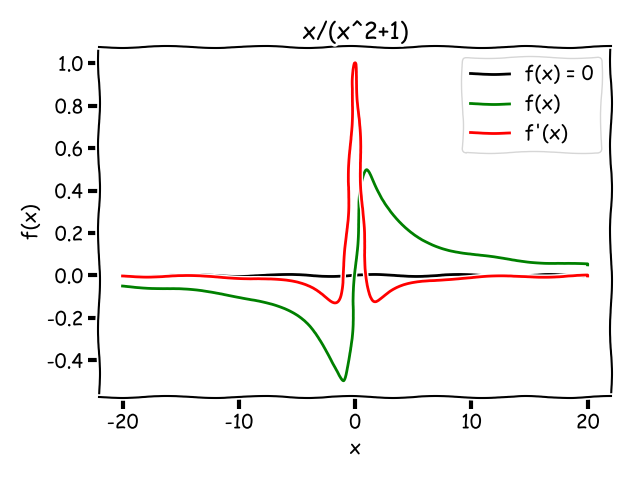

Generate this figure with Python:
import matplotlib.pyplot as plt
import numpy as np

with plt.xkcd():
    x = np.linspace(-20, 20, num = 10000)
    x1 = np.linspace(-20, 20, num = 10000)

    y = np.zeros((10000), dtype = 'float64')
    y = x/((x**2)+1)

    y1 = np.zeros((10000), dtype = 'float64')
    y1 = x*0.0

    dx = np.diff(x)
    dy = np.diff(y)
    fp = np.divide(dy, dx)

    plt.plot(x1,y1,'k', label='f(x) = 0')
    plt.plot(x[0:10000],y[0:10000],'g', label="f(x)")
    plt.plot(x[0:9999],fp,'r', label="f'(x)")

    plt.title('$\mathit{f(x)=}$' + r'$\frac{x}{x^{2}+1}$')
    plt.xlabel("x")
    plt.ylabel("f(x)")

    plt.legend()
    plt.tight_layout()
    plt.savefig('Graph1.png')
    plt.show()
